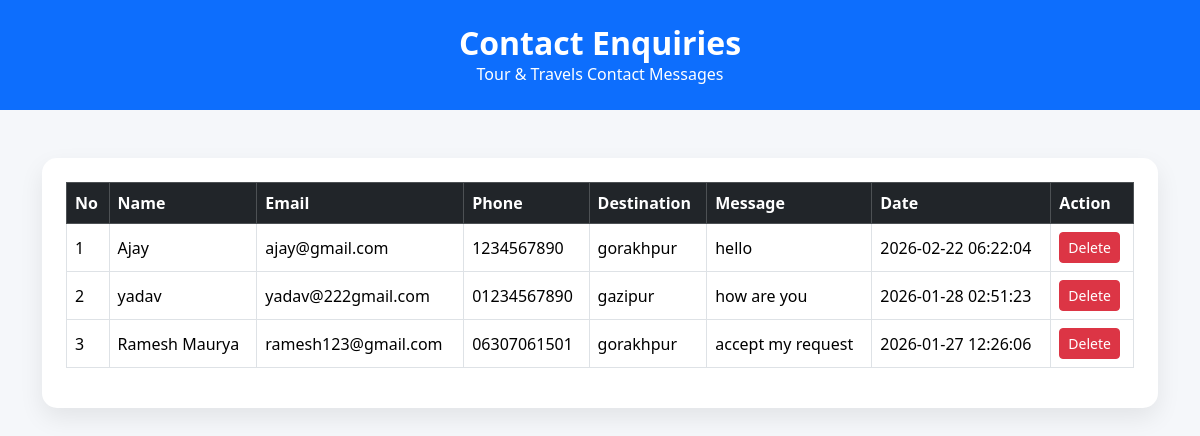
The app's page /contact-show.php with its own data.
### tables this page shows
CREATE TABLE `tour` (
  `id` int(11) NOT NULL,
  `name` varchar(100) DEFAULT NULL,
  `email` varchar(100) DEFAULT NULL,
  `phone` varchar(20) DEFAULT NULL,
  `destination` varchar(100) DEFAULT NULL,
  `message` text DEFAULT NULL,
  `created_at` timestamp NOT NULL DEFAULT current_timestamp()
);

### contact-show.php (the view, shortened to what this page needs)
<?php
include("connect.php");
?>
<!DOCTYPE html>
<html lang="en">
<head>
    <link href="https://cdn.jsdelivr.net/npm/bootstrap@5.3.2/dist/css/bootstrap.min.css" rel="stylesheet">
</head>
<body>
    <section class="py-4 bg-primary text-white text-center">
        <h2 class="fw-bold mb-0">Contact Enquiries</h2>
        <p class="mb-0 fs-6">Tour & Travels Contact Messages</p>
    </section>
    <section class="py-5">
        <div class="container">
            <div class="table-card p-4">
                <div class="table-responsive">
                    <table class="table table-bordered table-hover align-middle">
                        <thead class="table-dark">
                            <tr>
                                <th>No</th>
                                <th>Name</th>
                                <th>Email</th>
                                <th>Phone</th>
                                <th>Destination</th>
                                <th>Message</th>
                                <th>Date</th>
                                <th>Action</th>
                            </tr>
                        </thead>
                        <tbody>
                            <?php
                            $query = "SELECT * FROM tour ORDER BY id DESC";
                            $result = mysqli_query($conn, $query);
                            if (mysqli_num_rows($result) > 0) {
                                $count = 1;
                                while ($row = mysqli_fetch_assoc($result)) {
                            ?>
                                    <tr>
                                        <td><?php echo $count++; ?></td>
                                        <td><?php echo $row['name']; ?></td>
                                        <td><?php echo $row['email']; ?></td>
                                        <td><?php echo $row['phone']; ?></td>
                                        <td><?php echo $row['destination']; ?></td>
                                        <td><?php echo $row['message']; ?></td>
                                        <td><?php echo $row['created_at']; ?></td>
                                        <td>
                                            <a href="delete-contact.php?id=<?php echo $row['id']; ?>"
                                                onclick="return confirm('Are you sure you want to delete this enquiry?')"
                                                class="btn btn-danger btn-sm">
                                                Delete
                                            </a>
                                        </td>
                                    </tr>
                            <?php
                                }
                            } else {
                                echo "<tr><td colspan='7' class='text-center'>No Enquiries Found</td></tr>";
                            }
                            ?>
                        </tbody>
                    </table>
                </div>
            </div>
        </div>
    </section>
</body>
</html>

### contact-show.php (style rules this page uses)
body { background: #f5f7fa; }
.table-card { background: #fff; border-radius: 15px; box-shadow: 0 10px 25px rgba(0, 0, 0, 0.08); }

### records on screen
tour: name "Ajay", email "ajay@gmail.com", phone "1234567890", destination "gorakhpur", message "hello", created_at "2026-02-22 06:22:04"
tour: name "yadav", email "yadav@222gmail.com", phone "01234567890", destination "gazipur", message "how are you", created_at "2026-01-28 02:51:23"
tour: name "Ramesh Maurya", email "ramesh123@gmail.com", phone "06307061501", destination "gorakhpur", message "accept my request", created_at "2026-01-27 12:26:06"
